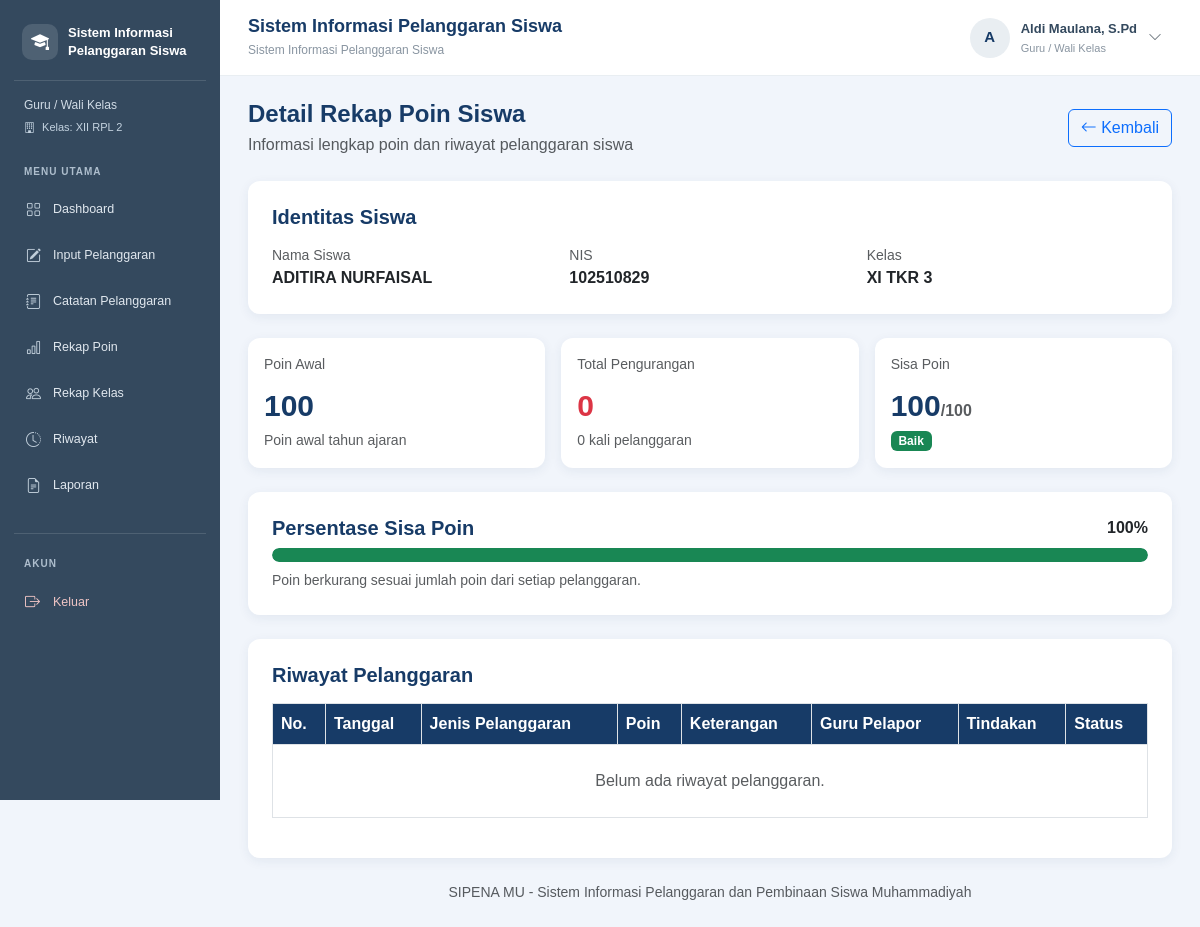
The page /detail_rekap_poin.php?siswa_id=241&kelas_id=30&tahun_ajaran_id=1 (signed in) on the database its author committed.
### tables this page shows
CREATE TABLE `t_wali_kelas` (
  `id` int(11) NOT NULL,
  `tahun_ajaran_id` int(11) NOT NULL,
  `kelas_id` int(11) NOT NULL,
  `guru_id` int(11) NOT NULL,
  `tanggal_mulai` date NOT NULL,
  `tanggal_selesai` date NOT NULL,
  `status_aktif` tinyint(1) NOT NULL,
  `created_at` timestamp NOT NULL DEFAULT current_timestamp(),
  `updated_at` timestamp NOT NULL DEFAULT current_timestamp()
);

CREATE TABLE `t_kelas` (
  `id` int(11) NOT NULL,
  `nama` varchar(100) NOT NULL,
  `tingkat` varchar(20) NOT NULL,
  `jurusan` varchar(100) NOT NULL,
  `status_aktif` tinyint(1) NOT NULL,
  `created_at` timestamp NULL DEFAULT current_timestamp(),
  `updated_at` timestamp NULL DEFAULT current_timestamp()
);

CREATE TABLE `t_siswa` (
  `id` int(11) NOT NULL,
  `nis` varchar(30) NOT NULL,
  `nisn` varchar(20) NOT NULL,
  `nama` varchar(150) NOT NULL,
  `jenis_kelamin` char(1) NOT NULL,
  `tanggal_lahir` date NOT NULL,
  `alamat` text NOT NULL,
  `status_aktif` tinyint(1) NOT NULL,
  `created_at` timestamp NOT NULL DEFAULT current_timestamp(),
  `updated_at` timestamp NOT NULL DEFAULT current_timestamp()
);

### detail_rekap_poin.php (the view, shortened to what the rows shown need)
<?php
require_once 'config/koneksi.php';
$siswaId = (int) ($_GET['siswa_id'] ?? 0);
$kelasId = (int) ($_GET['kelas_id'] ?? 0);
$tahunId = (int) ($_GET['tahun_ajaran_id'] ?? 0);
$querySiswa = mysqli_query($koneksi, "
    SELECT
        s.id AS siswa_id,
        s.nis,
        s.nama,
        k.id AS kelas_id,
        k.nama AS nama_kelas,
        ta.id AS tahun_ajaran_id
    FROM t_siswa s
    INNER JOIN t_kelas_siswa ks ON ks.siswa_id = s.id
    INNER JOIN t_kelas k ON k.id = ks.kelas_id
    INNER JOIN t_tahun_ajaran ta ON ta.id = ks.tahun_ajaran_id
    WHERE s.id = $siswaId
      AND k.id = $kelasId
      AND ta.id = $tahunId
      AND ks.status_aktif = 1
    LIMIT 1
");
$siswa = mysqli_fetch_assoc($querySiswa);
?>
<!DOCTYPE html>
<html lang="id">
<head>
    <link href="https://cdn.jsdelivr.net/npm/bootstrap@5.3.3/dist/css/bootstrap.min.css" rel="stylesheet">
    <link href="https://cdn.jsdelivr.net/npm/bootstrap-icons@1.11.3/font/bootstrap-icons.min.css" rel="stylesheet">
</head>
<body>
<?php
if (file_exists('includes/sidebar.php')) {
    include 'includes/sidebar.php';
}
?>
<div class="content-wrapper">
    <div class="container-fluid">
        <div class="card mb-4">
            <div class="card-body p-4">
                <div class="row g-3">
                    <div class="col-md-4">
                        <div class="text-muted small">Nama Siswa</div>
                        <div class="fw-semibold">
                            <?= htmlspecialchars($siswa['nama']); ?>
                        </div>
                    </div>
                    <div class="col-md-4">
                        <div class="text-muted small">NIS</div>
                        <div class="fw-semibold">
                            <?= htmlspecialchars($siswa['nis']); ?>
                        </div>
                    </div>
                    <div class="col-md-4">
                        <div class="text-muted small">Kelas</div>
                        <div class="fw-semibold">
                            <?= htmlspecialchars($siswa['nama_kelas']); ?>
                        </div>
                    </div>
                </div>
            </div>
        </div>
        <div class="card mb-4">
            <div class="card-body p-4">
                <div class="table-responsive">
                    <table class="table table-bordered table-hover align-middle">
                        <thead>
                            <tr>
                                <th>No.</th>
                                <th>Tanggal</th>
                                <th>Jenis Pelanggaran</th>
                                <th>Poin</th>
                                <th>Keterangan</th>
                                <th>Guru Pelapor</th>
                                <th>Tindakan</th>
                                <th>Status</th>
                            </tr>
                        </thead>
                    </table>
                </div>
            </div>
        </div>
    </div>
</div>
</body>
</html>

### includes/sidebar.php (shortened to what the rows shown need)
<?php
require_once __DIR__ . '/cek_wali_kelas.php';
$menuAdmin = [
    ["Dashboard", "dashboard.php", "dashboard", "bi-grid"],
    ["Kelola Guru", "data_guru.php", "guru", "bi-person-badge"],
    ["Kelola Siswa", "siswa.php", "siswa", "bi-people"],
    ["Kelola Kelas", "kelas.php", "kelas", "bi-building"],
    ["Kelola Tahun Ajaran", "tahun_ajaran.php", "tahun_ajaran", "bi-calendar3"],
    ["Penempatan Siswa", "penempatan_siswa.php", "penempatan", "bi-diagram-3"],
    ["Kelola Wali Kelas", "wali_kelas.php", "wali_kelas", "bi-person-workspace"],
    ["Kategori Pelanggaran", "kategori_pelanggaran.php", "kategori", "bi-tags"],
    ["Jenis Pelanggaran", "jenis_pelanggaran.php", "jenis", "bi-list-check"],
    ["About Me", "about.php", "about", "bi-info-circle"],
    ["Laporan", "laporan.php", "laporan", "bi-file-earmark-text"]
];
$menuGuru = [
    ["Dashboard", "dashboard.php", "dashboard", "bi-grid"],
    ["Input Pelanggaran", "input_pelanggaran.php", "input_pelanggaran", "bi-pencil-square"],
    ["Catatan Pelanggaran", "catatan_pelanggaran.php", "catatan_pelanggaran", "bi-journal-text"],
    ["Rekap Poin", "rekap_poin.php", "rekap_poin", "bi-bar-chart"],
    ["Riwayat", "riwayat.php", "riwayat", "bi-clock-history"]
];
$menuWaliKelas = [
    ["Dashboard", "dashboard.php", "dashboard", "bi-grid"],
    ["Input Pelanggaran", "input_pelanggaran.php", "input_pelanggaran", "bi-pencil-square"],
    ["Catatan Pelanggaran", "catatan_pelanggaran.php", "catatan_pelanggaran", "bi-journal-text"],
    ["Rekap Poin", "rekap_poin.php", "rekap_poin", "bi-bar-chart"],
    ["Rekap Kelas", "rekap_kelas.php", "rekap_kelas", "bi-people"],
    ["Riwayat", "riwayat.php", "riwayat", "bi-clock-history"],
    ["Laporan", "laporan.php", "laporan", "bi-file-earmark-text"]
];
if ($role === 'admin') {
    $daftarMenu = $menuAdmin;
    $labelRole = 'Administrator';
} elseif ($role === 'guru' && $isWaliKelas) {
    $daftarMenu = $menuWaliKelas;
    $labelRole = 'Guru / Wali Kelas';
} elseif ($role === 'guru') {
    $daftarMenu = $menuGuru;
    $labelRole = 'Guru';
} else {
    $daftarMenu = [];
    $labelRole = 'Pengguna';
}
?>
<link rel="stylesheet"
href="https://cdn.jsdelivr.net/npm/bootstrap-icons@1.11.3/font/bootstrap-icons.min.css">
<div class="sidebar-ukk">
    <div class="brand-sidebar">
        <div class="brand-icon">
        </div>
        <p class="brand-title">
            Sistem Informasi<br>
        </p>
    </div>
    <div class="role-label">
        <?= htmlspecialchars($labelRole, ENT_QUOTES, 'UTF-8'); ?>
    </div>
    <?php if ($role === 'guru' && $isWaliKelas): ?>
        <div class="kelas-label">
            <i class="bi bi-building me-1"></i>
            Kelas: <?= htmlspecialchars($namaKelasWali, ENT_QUOTES, 'UTF-8'); ?>
        </div>
    <?php endif; ?>
    <div class="menu-label">Menu Utama</div>
    <ul class="sidebar-menu nav nav-pills">
        <?php foreach ($daftarMenu as $menu): ?>
            <li class="nav-item">
            </li>
        <?php endforeach; ?>
    </ul>
    <div class="sidebar-bottom">
        <div class="menu-label">Akun</div>
        <a
            href="logout.php"
            class="nav-link logout"
            onclick="return confirm('Apakah Anda yakin ingin keluar?')"
        >
        </a>
    </div>
</div>

### rows shown on the page
t_wali_kelas: kelas.nama "XII RPL 2"
t_siswa: nama "ADITIRA NURFAISAL", nis "102510829", t_kelas.nama "XI TKR 3"

### other values the page prints
$labelRole "Guru / Wali Kelas"
$menu[0] "Dashboard"
$menu[0] "Input Pelanggaran"
$menu[0] "Catatan Pelanggaran"
$menu[0] "Rekap Poin"
$menu[0] "Rekap Kelas"
$menu[0] "Riwayat"
$menu[0] "Laporan"
$judulNavbar "Sistem Informasi Pelanggaran Siswa"
$inisial "A"
$namaPengguna "Aldi Maulana, S.Pd"
$labelRoleNavbar "Guru / Wali Kelas"
$totalPengurangan "0"
$totalPelanggaran "0"
$sisaPoin "100"
